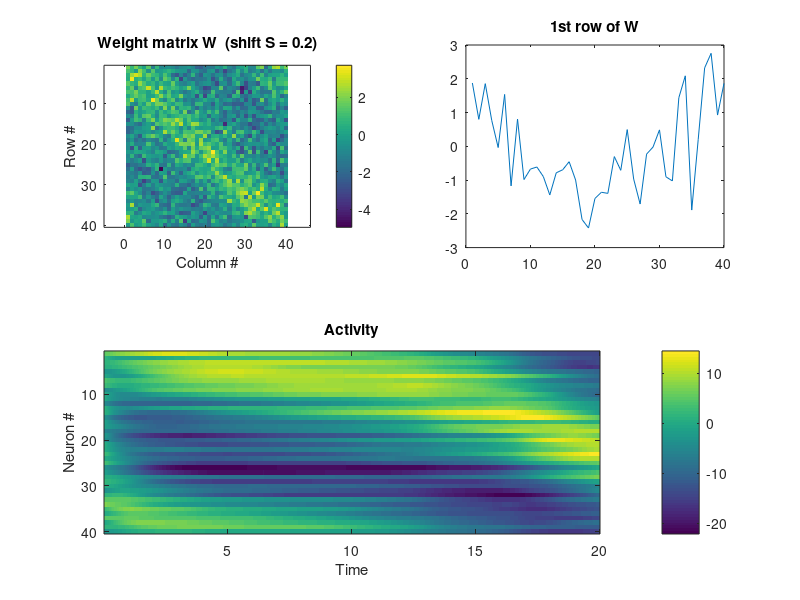

MATLAB code to generate this figure:
% parameters
N=40;       % number of neurons
tmax=20;    % max time
dt=0.02;    % time step
k=2;        % gain function slope
B=-1.5;     % weight baseline
S=0.2;        % weight shift


Nt=fix(tmax/dt);    % total number of time steps
dat=zeros(N,Nt);    % data (activity-by-time)

% define weight vector w & weight matrix W
x=linspace(0, 2*pi*(N-1)/N, N); % angular variable from 0 to 2*pi
w=exp(cos(x+S))+B; % weight vector (= 1st row of weight matrix)
W=zeros(N,N);   % weight matrix (circulant)
for i=1:N
    W(i,:)=circshift(w,[0, i-1]);
end

% add noise to weight matrix
W=W+randn(size(W));

u=3*randn(N,1); % random initial state

% time evolution (Euler method)
for i=1:Nt
    g=1./(1+exp(-k*u));
    u=u+(-u+W*g)*dt;
    dat(:,i)=u;
end

% plotting
figure(1)
clf

subplot(2,2,2)
plot(W(1,:))
title('1st row of W')

subplot(2,2,1)
imagesc(W)
xlabel('Column #')
ylabel('Row #')
axis equal
axis tight
title(['Weight matrix W  (shift S = ' num2str(S) ')'])
colorbar

subplot(2,1,2)
imagesc((1:Nt)*dt, 1:N, dat)
xlabel('Time')
ylabel('Neuron #')
title('Activity')
colorbar
